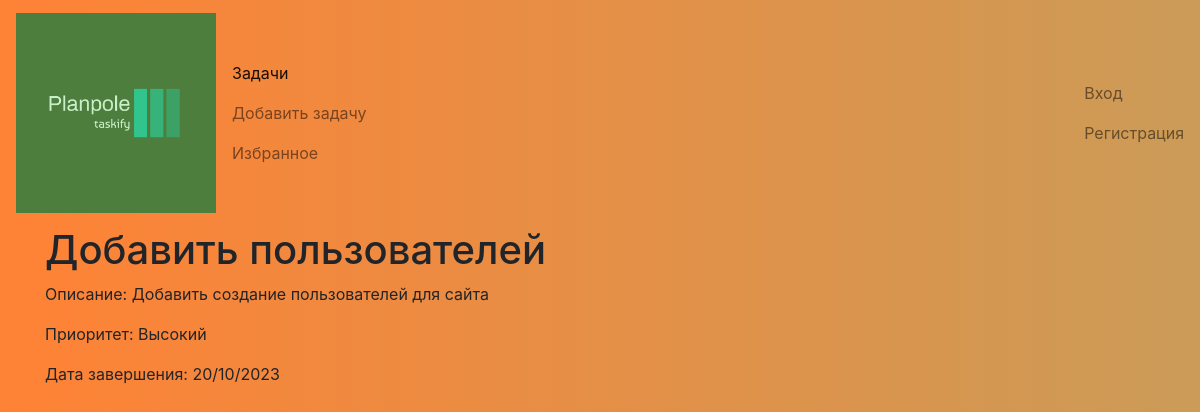
The page /task/2/ on the database its author committed.
### tasker/models.py (models this page shows)
class Task(models.Model):
    PRIORITY_CHOICES = [
        (1, 'Низкий'),
        (2, 'Средний'),
        (3, 'Высокий'),
    ]
    priority = models.IntegerField(choices=PRIORITY_CHOICES, default=2)
    title = models.CharField(max_length=200)
    description = models.TextField()
    due_date = models.DateField()
    user = models.ForeignKey(User, on_delete=models.CASCADE)
    is_completed = models.BooleanField(default=False)
    created_at = models.DateTimeField(auto_now_add=True)  # устанавливается автоматически при создании новой записи
    updated_at = models.DateTimeField(auto_now=True)  # автоматически обновляется при каждом сохранении записи

### tasker/views.py (the view)
# urls.py: path('task/<int:pk>/', TaskDetailView.as_view(), name='task_detail'),
class TaskDetailView(DetailView):
    model = Task
    template_name = 'task_detail.html'
    context_object_name = 'task'
    def get_context_data(self, **kwargs):
        context = super().get_context_data(**kwargs)
        context['can_edit'] = self.request.user == self.object.user
        return context

### tasker/templates/task_detail.html (shortened to what this page needs)
{% extends "base.html" %}
{% block content %}
<div class="container">
    <h1>{{ task.title }}</h1>
    <p>Описание: {{ task.description }}</p>
    <p>Приоритет: {{ task.get_priority_display }}</p>
    <p>Дата завершения: {{ task.due_date|date:"d/m/Y" }}</p>
</div>
{% endblock %}

### tasker/templates/base.html (style rules this page uses)
body { height: 100vh; background: rgb(77,126,62); background: linear-gradient(to right, #FF8235, #30E8BF); animation: gradient 30s infinite linear; background-size: 400%; }

### rows shown on the page
Task: title "Добавить пользователей", description "Добавить создание пользователей для сайта", priority "Высокий", due_date "20/10/2023"
